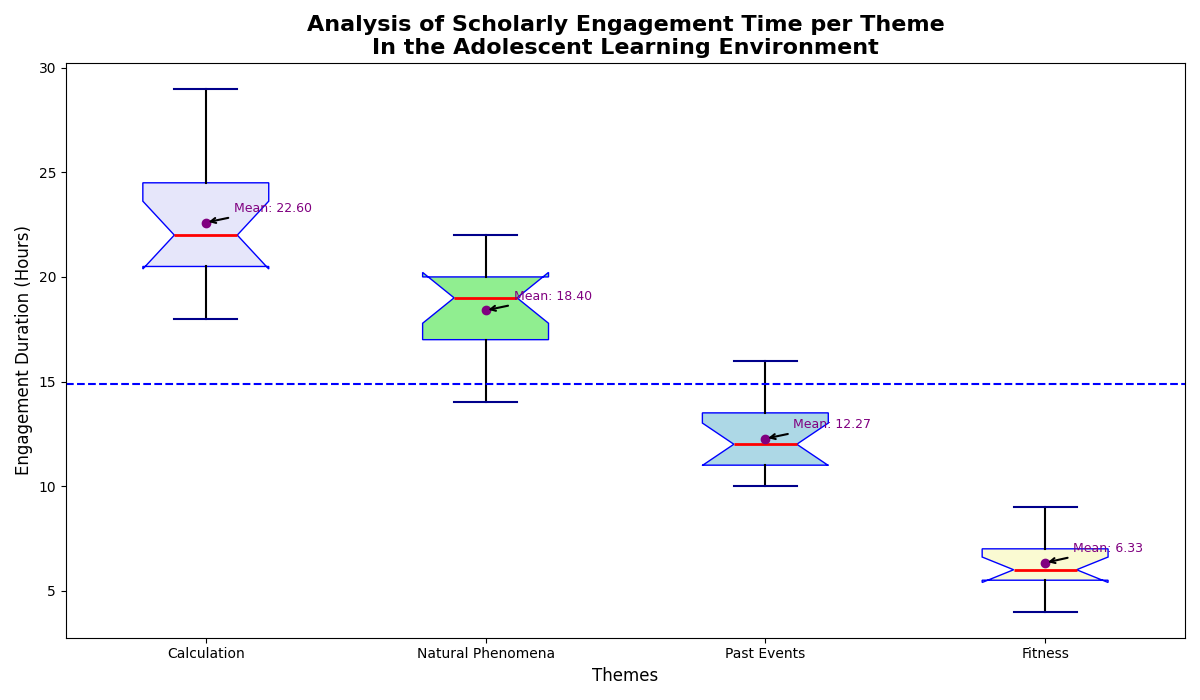

This chart was generated by the following Python code:
import matplotlib.pyplot as plt
import numpy as np

# Data for hours spent on each subject by students over a month
math_hours = [20, 22, 19, 21, 23, 24, 22, 21, 25, 26, 28, 29, 18, 20, 21]
science_hours = [18, 17, 16, 19, 20, 22, 21, 19, 18, 17, 15, 14, 19, 20, 21]
history_hours = [10, 12, 11, 13, 14, 15, 13, 14, 16, 11, 10, 12, 10, 11, 12]
pe_hours = [5, 6, 7, 6, 8, 9, 7, 6, 5, 4, 5, 6, 6, 7, 8]

study_data = [math_hours, science_hours, history_hours, pe_hours]

subjects = ['Calculation', 'Natural Phenomena', 'Past Events', 'Fitness']

plt.figure(figsize=(12, 7))
bp = plt.boxplot(study_data, vert=True, patch_artist=True, notch=True,
                 boxprops=dict(color='blue'),
                 medianprops=dict(color='red', linewidth=2),
                 whiskerprops=dict(color='black', linewidth=1.5),
                 capprops=dict(color='darkblue', linewidth=1.5),
                 flierprops=dict(marker='o', color='orange', markersize=8, linestyle='none', markeredgecolor='orange'))

colors = ['lavender', 'lightgreen', 'lightblue', 'lightgoldenrodyellow']
for patch, color in zip(bp['boxes'], colors):
    patch.set_facecolor(color)

plt.title('Analysis of Scholarly Engagement Time per Theme\nIn the Adolescent Learning Environment', fontsize=16, fontweight='bold')
plt.ylabel('Engagement Duration (Hours)', fontsize=12)
plt.xlabel('Themes', fontsize=12)

plt.xticks(range(1, len(subjects) + 1), subjects)

means = [np.mean(data_set) for data_set in study_data]
for idx, mean in enumerate(means, start=1):
    plt.scatter(idx, mean, color='purple', zorder=3)
    plt.annotate(f'Mean: {mean:.2f}', xy=(idx, mean), xytext=(idx + 0.1, mean + 0.5),
                 fontsize=9, color='purple', arrowprops=dict(facecolor='purple', arrowstyle='->', lw=1.5))

average_study_time = np.mean([item for sublist in study_data for item in sublist])
plt.axhline(average_study_time, color='blue', linestyle='--', linewidth=1.5)

plt.tight_layout()

plt.show()
